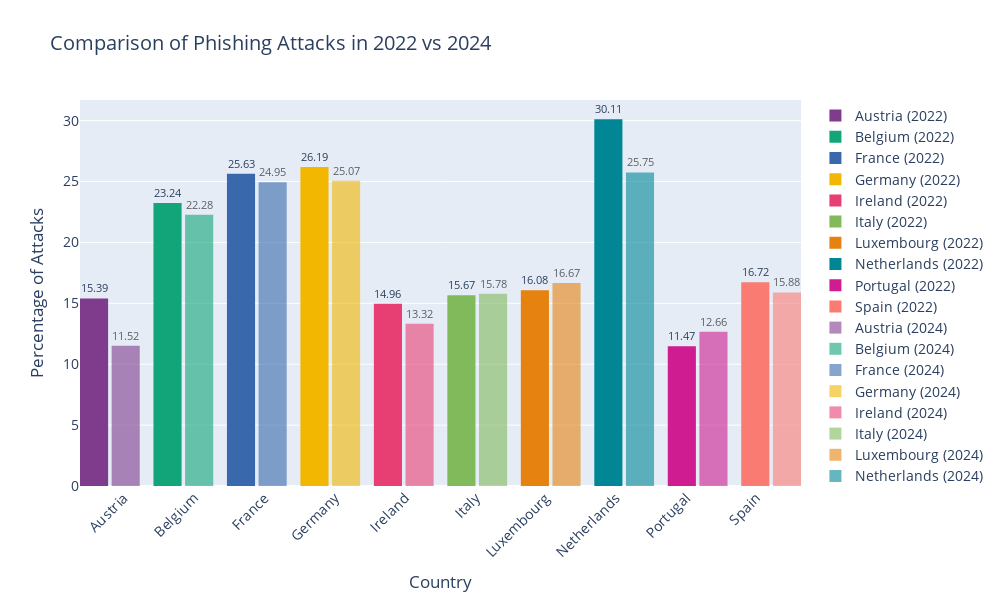

The notebook cell this image was saved under:
### Code cell
# Define a color palette for the visualization
colors = px.colors.qualitative.Bold  

# Create an empty figure for the bar chart
fig = go.Figure()

# Add bars representing the percentage of phishing attacks for each country in 2022
for i, country in enumerate(df_pivot["geo"]):
    fig.add_trace(go.Bar(
        x=[country], 
        y=[df_pivot.at[i, 2022]], 
        name=f"{country} (2022)",
        marker_color=colors[i % len(colors)], 
        marker_line_width=0, 
        width=0.4,
        text=[df_pivot.at[i, 2022]],  
        textposition='outside'
    ))

# Add bars representing the percentage of phishing attacks for each country in 2024
for i, country in enumerate(df_pivot["geo"]):
    fig.add_trace(go.Bar(
        x=[country], 
        y=[df_pivot.at[i, 2024]], 
        name=f"{country} (2024)",
        marker_color=colors[i % len(colors)], 
        opacity=0.6,  
        marker_line_width=0,  
        width=0.4,
        text=[df_pivot.at[i, 2024]], 
        textposition='outside',
        textfont=dict(color='black')
    ))

# Customize the layout of the chart, including titles, axis labels, and styling
fig.update_layout(
    title="Comparison of Phishing Attacks in 2022 vs 2024",
    xaxis_title="Country",
    yaxis_title="Percentage of Attacks",
    barmode="group",  
    bargap=0.1,  
    width=1000, 
    height=600,
    font=dict(size=14),
    xaxis=dict(tickangle=-45) 
)

# Show the plot
fig.show()

### Figure 1 — Plotly figure (JSON) as saved in the notebook; plotly's stock layout.template omitted (floating-point values rounded to 4 significant figures)
{"data": [{"marker": {"color": "rgb(127, 60, 141)", "line": {"width": 0}}, "name": "Austria (2022)", "text": ["15.39"], "textposition": "outside", "type": "bar", "width": 0.4, "x": ["Austria"], "y": [15.39]}, {"marker": {"color": "rgb(17, 165, 121)", "line": {"width": 0}}, "name": "Belgium (2022)", "text": ["23.24"], "textposition": "outside", "type": "bar", "width": 0.4, "x": ["Belgium"], "y": [23.24]}, {"marker": {"color": "rgb(57, 105, 172)", "line": {"width": 0}}, "name": "France (2022)", "text": ["25.63"], "textposition": "outside", "type": "bar", "width": 0.4, "x": ["France"], "y": [25.63]}, {"marker": {"color": "rgb(242, 183, 1)", "line": {"width": 0}}, "name": "Germany (2022)", "text": ["26.19"], "textposition": "outside", "type": "bar", "width": 0.4, "x": ["Germany"], "y": [26.19]}, {"marker": {"color": "rgb(231, 63, 116)", "line": {"width": 0}}, "name": "Ireland (2022)", "text": ["14.96"], "textposition": "outside", "type": "bar", "width": 0.4, "x": ["Ireland"], "y": [14.96]}, {"marker": {"color": "rgb(128, 186, 90)", "line": {"width": 0}}, "name": "Italy (2022)", "text": ["15.67"], "textposition": "outside", "type": "bar", "width": 0.4, "x": ["Italy"], "y": [15.67]}, {"marker": {"color": "rgb(230, 131, 16)", "line": {"width": 0}}, "name": "Luxembourg (2022)", "text": ["16.08"], "textposition": "outside", "type": "bar", "width": 0.4, "x": ["Luxembourg"], "y": [16.08]}, {"marker": {"color": "rgb(0, 134, 149)", "line": {"width": 0}}, "name": "Netherlands (2022)", "text": ["30.11"], "textposition": "outside", "type": "bar", "width": 0.4, "x": ["Netherlands"], "y": [30.11]}, {"marker": {"color": "rgb(207, 28, 144)", "line": {"width": 0}}, "name": "Portugal (2022)", "text": ["11.47"], "textposition": "outside", "type": "bar", "width": 0.4, "x": ["Portugal"], "y": [11.47]}, {"marker": {"color": "rgb(249, 123, 114)", "line": {"width": 0}}, "name": "Spain (2022)", "text": ["16.72"], "textposition": "outside", "type": "bar", "width": 0.4, "x": ["Spain"], "y": [16.72]}, {"marker": {"color": "rgb(127, 60, 141)", "line": {"width": 0}}, "name": "Austria (2024)", "opacity": 0.6, "text": ["11.52"], "textfont": {"color": "black"}, "textposition": "outside", "type": "bar", "width": 0.4, "x": ["Austria"], "y": [11.52]}, {"marker": {"color": "rgb(17, 165, 121)", "line": {"width": 0}}, "name": "Belgium (2024)", "opacity": 0.6, "text": ["22.28"], "textfont": {"color": "black"}, "textposition": "outside", "type": "bar", "width": 0.4, "x": ["Belgium"], "y": [22.28]}, {"marker": {"color": "rgb(57, 105, 172)", "line": {"width": 0}}, "name": "France (2024)", "opacity": 0.6, "text": ["24.95"], "textfont": {"color": "black"}, "textposition": "outside", "type": "bar", "width": 0.4, "x": ["France"], "y": [24.95]}, {"marker": {"color": "rgb(242, 183, 1)", "line": {"width": 0}}, "name": "Germany (2024)", "opacity": 0.6, "text": ["25.07"], "textfont": {"color": "black"}, "textposition": "outside", "type": "bar", "width": 0.4, "x": ["Germany"], "y": [25.07]}, {"marker": {"color": "rgb(231, 63, 116)", "line": {"width": 0}}, "name": "Ireland (2024)", "opacity": 0.6, "text": ["13.32"], "textfont": {"color": "black"}, "textposition": "outside", "type": "bar", "width": 0.4, "x": ["Ireland"], "y": [13.32]}, {"marker": {"color": "rgb(128, 186, 90)", "line": {"width": 0}}, "name": "Italy (2024)", "opacity": 0.6, "text": ["15.78"], "textfont": {"color": "black"}, "textposition": "outside", "type": "bar", "width": 0.4, "x": ["Italy"], "y": [15.78]}, {"marker": {"color": "rgb(230, 131, 16)", "line": {"width": 0}}, "name": "Luxembourg (2024)", "opacity": 0.6, "text": ["16.67"], "textfont": {"color": "black"}, "textposition": "outside", "type": "bar", "width": 0.4, "x": ["Luxembourg"], "y": [16.67]}, {"marker": {"color": "rgb(0, 134, 149)", "line": {"width": 0}}, "name": "Netherlands (2024)", "opacity": 0.6, "text": ["25.75"], "textfont": {"color": "black"}, "textposition": "outside", "type": "bar", "width": 0.4, "x": ["Netherlands"], "y": [25.75]}, {"marker": {"color": "rgb(207, 28, 144)", "line": {"width": 0}}, "name": "Portugal (2024)", "opacity": 0.6, "text": ["12.66"], "textfont": {"color": "black"}, "textposition": "outside", "type": "bar", "width": 0.4, "x": ["Portugal"], "y": [12.66]}, {"marker": {"color": "rgb(249, 123, 114)", "line": {"width": 0}}, "name": "Spain (2024)", "opacity": 0.6, "text": ["15.88"], "textfont": {"color": "black"}, "textposition": "outside", "type": "bar", "width": 0.4, "x": ["Spain"], "y": [15.88]}], "layout": {"bargap": 0.1, "barmode": "group", "font": {"size": 14}, "height": 600, "title": {"text": "Comparison of Phishing Attacks in 2022 vs 2024"}, "width": 1000, "xaxis": {"tickangle": -45, "title": {"text": "Country"}}, "yaxis": {"title": {"text": "Percentage of Attacks"}}}}
